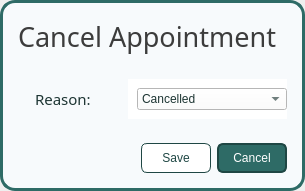
<?xml version="1.0" encoding="UTF-8"?>
<ui version="4.0">
 <class>popup_cancelapt</class>
 <widget class="QDialog" name="popup_cancelapt">
  <property name="windowModality">
   <enum>Qt::WindowModality::ApplicationModal</enum>
  </property>
  <property name="geometry">
   <rect>
    <x>0</x>
    <y>0</y>
    <width>305</width>
    <height>167</height>
   </rect>
  </property>
  <property name="windowTitle">
   <string>Dialog</string>
  </property>
  <property name="modal">
   <bool>true</bool>
  </property>
  <layout class="QVBoxLayout" name="verticalLayout">
   <property name="leftMargin">
    <number>0</number>
   </property>
   <property name="topMargin">
    <number>0</number>
   </property>
   <property name="rightMargin">
    <number>0</number>
   </property>
   <property name="bottomMargin">
    <number>0</number>
   </property>
   <item>
    <widget class="QWidget" name="main_container" native="true">
     <property name="styleSheet">
      <string notr="true">#main_container {
border: 3px solid #2E6B66;
	background: #F7FAFC;
	border-radius: 15px;
}</string>
     </property>
     <layout class="QVBoxLayout" name="verticalLayout_3">
      <item>
       <widget class="QWidget" name="label_container" native="true">
        <layout class="QVBoxLayout" name="verticalLayout_2">
         <item>
          <widget class="QLabel" name="header_label">
           <property name="font">
            <font>
             <family>Slate Medium</family>
             <pointsize>20</pointsize>
            </font>
           </property>
           <property name="styleSheet">
            <string notr="true">#header_label {
	color: rgb(60, 60, 60);
}</string>
           </property>
           <property name="text">
            <string>Cancel Appointment</string>
           </property>
          </widget>
         </item>
        </layout>
       </widget>
      </item>
      <item>
       <widget class="QWidget" name="container" native="true">
        <layout class="QHBoxLayout" name="horizontalLayout_3">
         <item>
          <spacer name="horizontalSpacer_2">
           <property name="orientation">
            <enum>Qt::Orientation::Horizontal</enum>
           </property>
           <property name="sizeHint" stdset="0">
            <size>
             <width>40</width>
             <height>20</height>
            </size>
           </property>
          </spacer>
         </item>
         <item>
          <widget class="QWidget" name="verticalWidget_2" native="true">
           <property name="styleSheet">
            <string notr="true">color: #1D3533;</string>
           </property>
           <layout class="QVBoxLayout" name="label_container_2">
            <property name="rightMargin">
             <number>31</number>
            </property>
            <item alignment="Qt::AlignmentFlag::AlignRight">
             <widget class="QLabel" name="label_2">
              <property name="font">
               <font>
                <family>Slate</family>
                <pointsize>11</pointsize>
               </font>
              </property>
              <property name="text">
               <string>Reason:</string>
              </property>
             </widget>
            </item>
           </layout>
          </widget>
         </item>
         <item>
          <layout class="QHBoxLayout" name="horizontalLayout_2">
           <item>
            <widget class="QWidget" name="verticalWidget" native="true">
             <property name="styleSheet">
              <string notr="true">background: white;
color: #1D3533;</string>
             </property>
             <layout class="QVBoxLayout" name="input_container">
              <property name="rightMargin">
               <number>0</number>
              </property>
              <item>
               <widget class="QComboBox" name="reason_input">
                <property name="minimumSize">
                 <size>
                  <width>150</width>
                  <height>0</height>
                 </size>
                </property>
                <property name="styleSheet">
                 <string notr="true">background: white;
color: #1D3533;</string>
                </property>
                <item>
                 <property name="text">
                  <string>Cancelled</string>
                 </property>
                </item>
                <item>
                 <property name="text">
                  <string>No Show</string>
                 </property>
                </item>
               </widget>
              </item>
             </layout>
            </widget>
           </item>
          </layout>
         </item>
        </layout>
       </widget>
      </item>
      <item>
       <widget class="QWidget" name="button_container" native="true">
        <layout class="QHBoxLayout" name="horizontalLayout">
         <item>
          <spacer name="horizontalSpacer">
           <property name="orientation">
            <enum>Qt::Orientation::Horizontal</enum>
           </property>
           <property name="sizeHint" stdset="0">
            <size>
             <width>40</width>
             <height>20</height>
            </size>
           </property>
          </spacer>
         </item>
         <item>
          <widget class="QPushButton" name="save_button">
           <property name="minimumSize">
            <size>
             <width>70</width>
             <height>30</height>
            </size>
           </property>
           <property name="cursor">
            <cursorShape>PointingHandCursor</cursorShape>
           </property>
           <property name="styleSheet">
            <string notr="true">#save_button {
	background: white;
	border-radius: 6px;
	border: 1px solid #1F4744;
	color: #1F4744;

}

#save_button:hover {
	background: #DBF0EE;	
}

#save_button:pressed {
	background: #B8E0DD;
}</string>
           </property>
           <property name="text">
            <string>Save</string>
           </property>
          </widget>
         </item>
         <item>
          <widget class="QPushButton" name="cancel_button">
           <property name="minimumSize">
            <size>
             <width>70</width>
             <height>30</height>
            </size>
           </property>
           <property name="cursor">
            <cursorShape>PointingHandCursor</cursorShape>
           </property>
           <property name="styleSheet">
            <string notr="true">#cancel_button {
	border-radius: 6px;
	color: white;
	border: 2px solid #1F4744;
	padding: 5px;
	background: #2E6B66;
}

#cancel_button:hover {
	border: 2px solid #1F4744;
	background: #265955;

}
#cancel_button:pressed {
	background: #1F4744;
	color: white;
	border: 2px solid #1F4744;
}</string>
           </property>
           <property name="text">
            <string>Cancel</string>
           </property>
          </widget>
         </item>
        </layout>
       </widget>
      </item>
     </layout>
    </widget>
   </item>
  </layout>
 </widget>
 <resources/>
 <connections/>
</ui>
